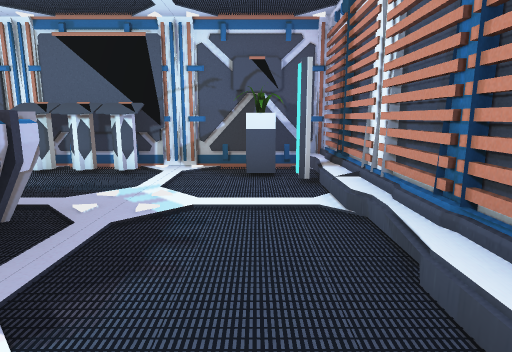
view 1 (above)

24 first-person views from a walk through a 3-D level made in the Unity game engine. The camera is 1.3 m above the floor, tilts 10° down and sees 75° across. The floor is counted in squares, 1 m on a side. Each view is taken from the middle of a square. On the plan, view 1 faces up. The plan holds only what a view shows up to about 14 squares ahead; the rest is blank. The place goes on beyond the plan. The player character is not drawn. Door leaves are left out, so doorways stand open. Some surface patterns are stand-ins.

view 2
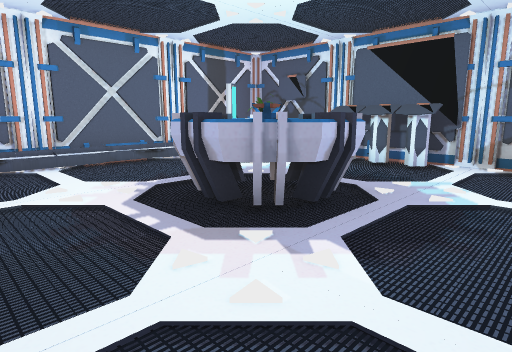

view 3
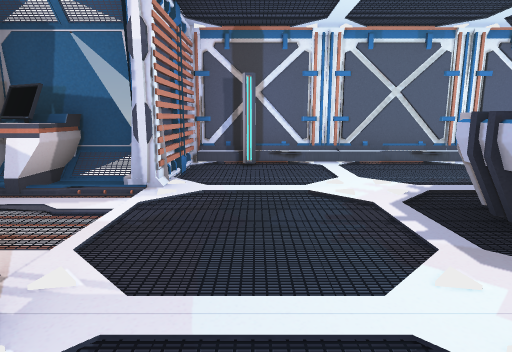

view 4
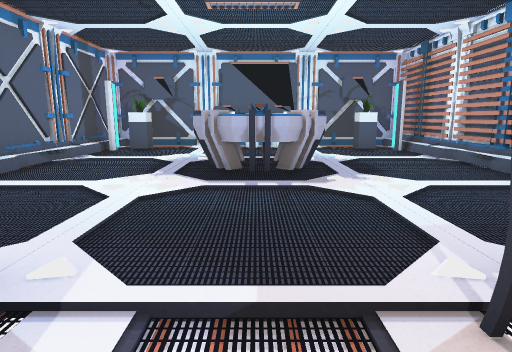

view 5
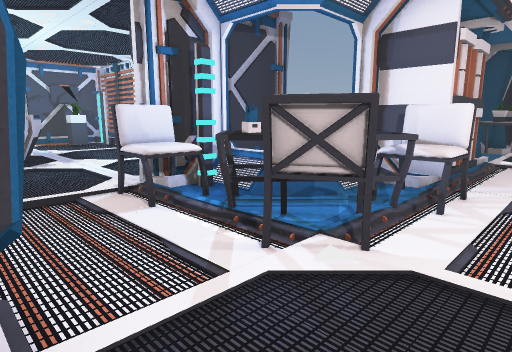

view 6
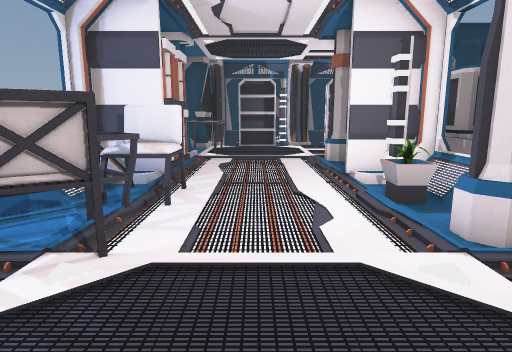

view 7
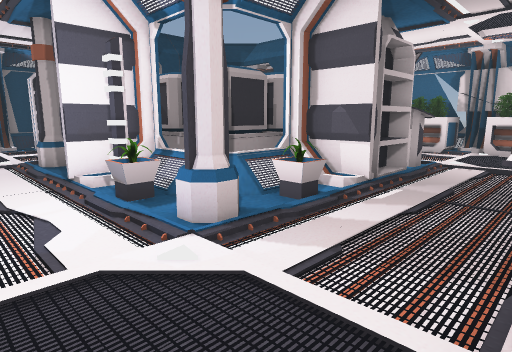

view 8
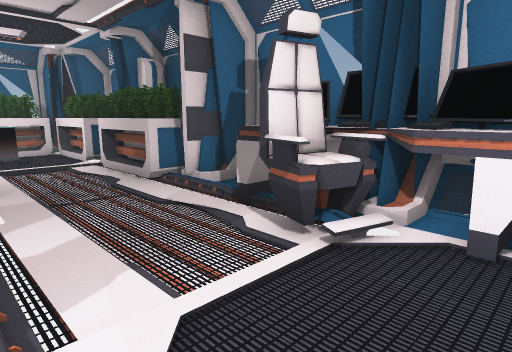

view 9
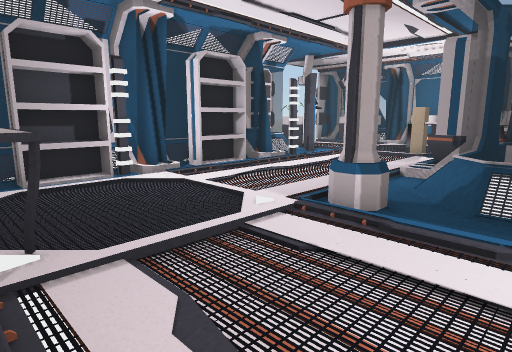

view 10
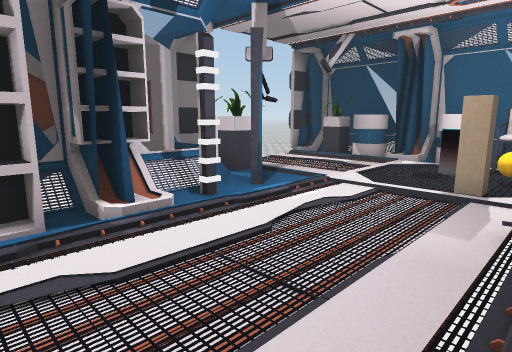

view 11
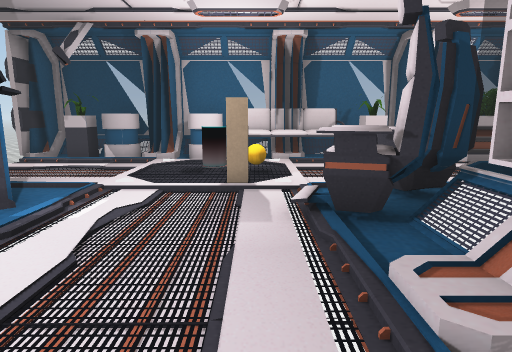

view 12
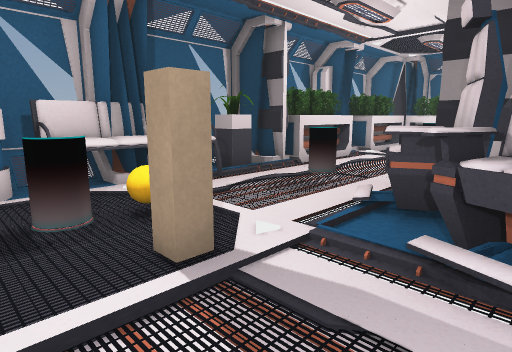

view 13
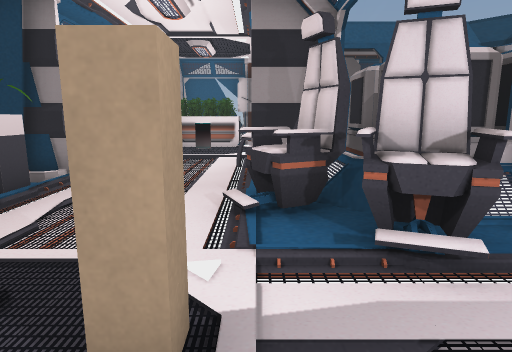

view 14
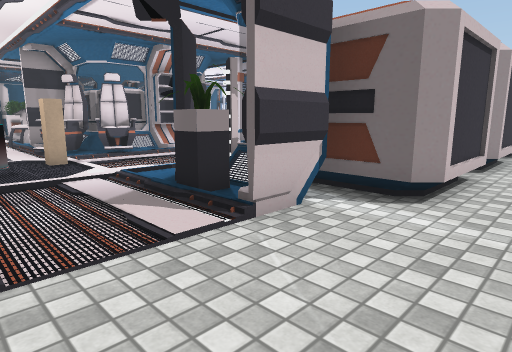

view 15
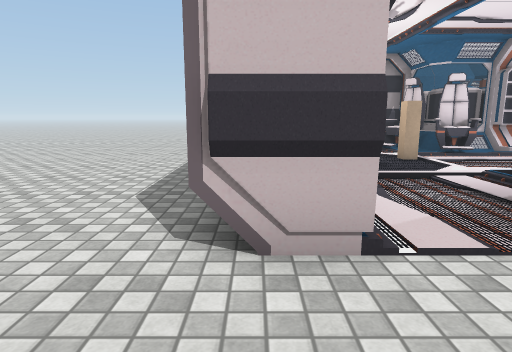

view 16
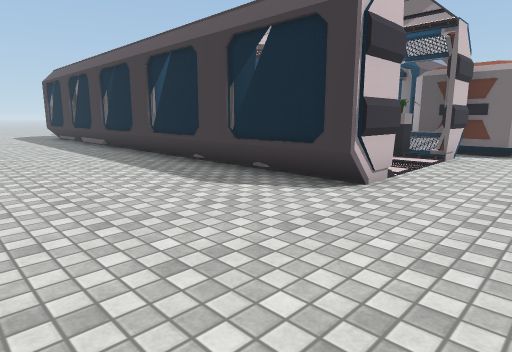

view 17
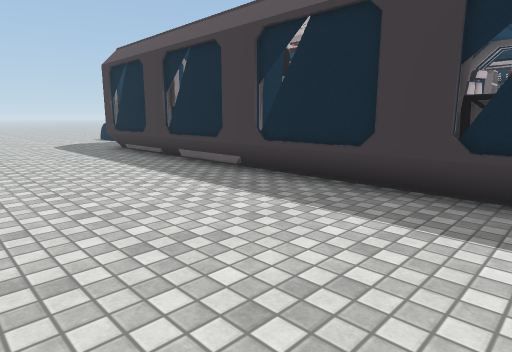

view 18
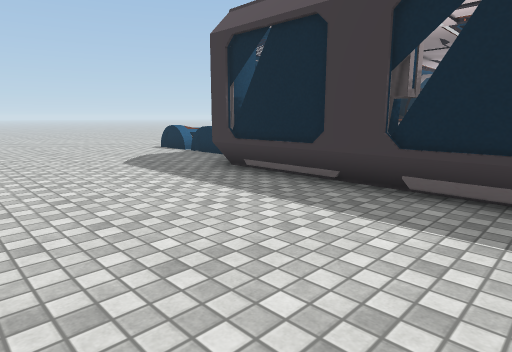

view 19
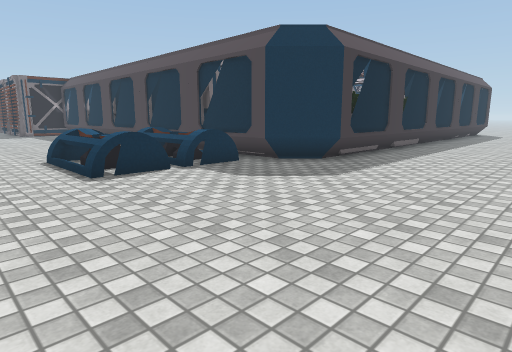

view 20
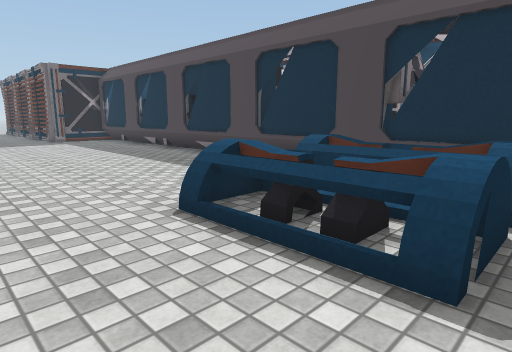

view 21
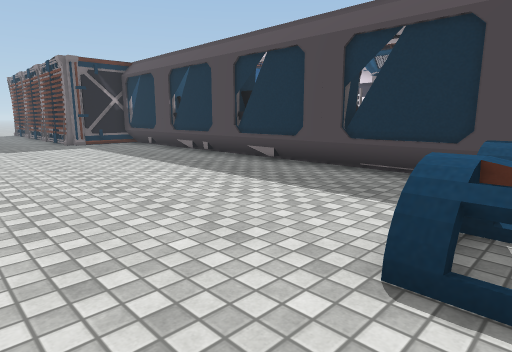

view 22
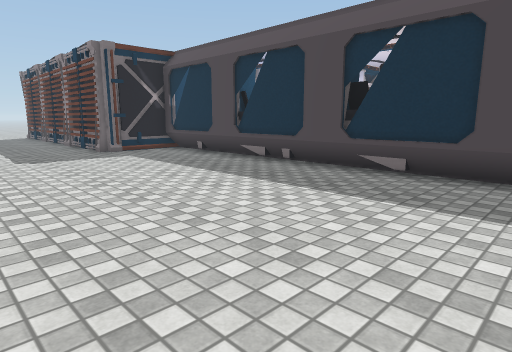

view 23
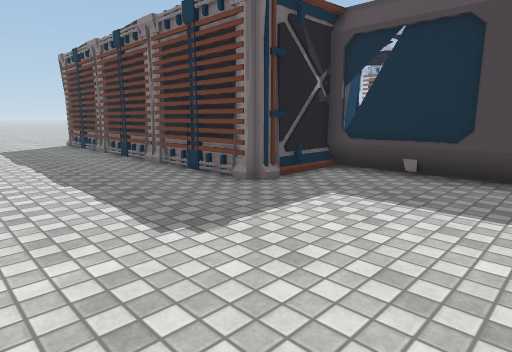

view 24
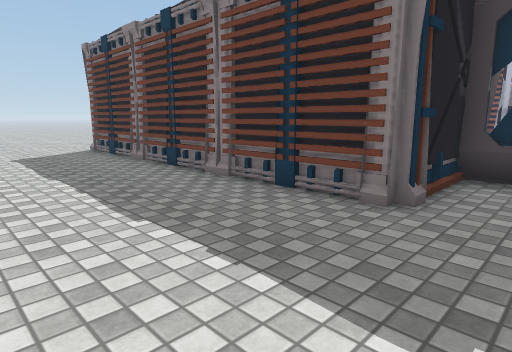

### Floor plan
Key: @ floor where view 1 was taken; # wall or solid block; . main floor; : floor 0.25 m higher than the main floor; / step, stairs or slope; D open door; = window, fence, low wall or low ledge; C console; P plant; R projector; E desk; H chair; T table; B battery; L column; N container; S shelf; U cube; F sofa; A ball; O other object.
Columns run from 15 left of view 1 to 17 right of it. Each row starts with its distance up from view 1.
 10   ....
  9   ...#############
  8   ...#.P.CCCC..P.#
  7   ...##.........##
  6  ....#...........#
  5  ....#.....R.....#
  4  ....#....RRR....#
  3  ....#....RRRR...#
  2  ....#....RRR....#
  1  ....#...........
  0  ....#.........@
 -1 .....##.........
 -2 .....#.........
 -3 .....####DDDDD###
 -4 ........=...HH=.
 -5 ........EE...TT#
 -6 ........EEO..HTT=#BBB   O#
 -7  .......E O.HHHHHD...OOOO##
 -8 ........E  ..H.HHD....O OSSO
 -9  .......E .......D.......SS
-10  .......EE.......D.......S#N  N
-11  .......EEO..L.P#D..L....##N  N.
-12 ........EEO..LL###::LL....#N  N.
-13 ........EE...P##NNN=#....SSN  N.
-14 ........=.....:NNNNN/....S#N  N.
-15  .......#DDDDD#NN NNS/...##N  N.
-16 ........OO...SS  NNN/.....#N NN.
-17 ........OO...SS NNN=OO....:=NNN.
-18 ........SO...CCHH#/OOO....OP/#...
-19 ...OOOO#SO...CCHHD.OO.....O..D...
-20 ...OOOO=SO.......D....U......D...
-21 ...OOOO=OO.O.....DO...AO.....D..
-22  ..OOOO=OO.......D...........D...
-23 ........#OOOOOOOOD..FFFFO#O..D..
-24  .......##OOSSSOO#PPF#FOO#OPP#...
-25  ...............................
-26 .................................
-27 .................................
-28 .................................
-29  ...............................
-30 . ...       ... . ........  ... .

Positions as (right, up) in squares from view 1, and headings:
1: (0, 0), facing up
2: (0, -1), facing up-left
3: (0, -1), facing left
4: (-4, -5), facing up
5: (-5, -9), facing up-right
6: (-5, -9), facing right
7: (-5, -9), facing down-right
8: (-2, -9), facing down-left
9: (3, -7), facing down-right
10: (6, -13), facing down-right
11: (7, -13), facing down
12: (9, -17), facing down-left
13: (9, -19), facing left
14: (17, -22), facing up-left
15: (17, -24), facing left
16: (17, -30), facing up-left
17: (8, -30), facing up-left
18: (1, -30), facing up-left
19: (-15, -30), facing up-right
20: (-15, -23), facing up-right
21: (-15, -20), facing up-right
22: (-15, -16), facing up-right
23: (-15, -8), facing up-right
24: (-15, -5), facing up-right
